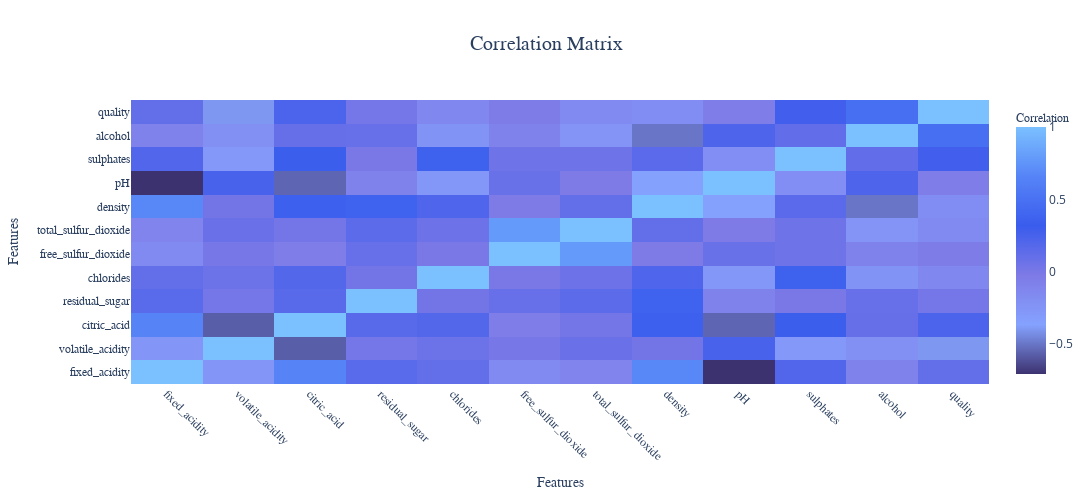

Notebook code cell kept with this figure:
### Code cell
plot_heatmap(corr_matrix, save_path="images/correlation_heatmap.png")

### Figure 1 — Plotly figure (JSON) as saved in the notebook; plotly's stock layout.template omitted (floating-point values rounded to 4 significant figures; data arrays with more than 128 entries replaced by an {"elided": "..."} marker saying what was removed)
{"data": [{"colorbar": {"title": {"font": {"family": "Arial, sans-serif", "size": 12}, "text": "Correlation"}}, "colorscale": [[0, "#3D3270"], [0.2, "#85A2FF"], [0.4, "#7E7AE6"], [0.6, "#3A5CED"], [0.8, "#5684F7"], [1, "#7BC0FF"]], "type": "heatmap", "x": ["fixed_acidity", "volatile_acidity", "citric_acid", "residual_sugar", "chlorides", "free_sulfur_dioxide", "total_sulfur_dioxide", "density", "pH", "sulphates", "alcohol", "quality"], "y": ["fixed_acidity", "volatile_acidity", "citric_acid", "residual_sugar", "chlorides", "free_sulfur_dioxide", "total_sulfur_dioxide", "density", "pH", "sulphates", "alcohol", "quality"], "z": {"elided": "12x12 float values"}}], "layout": {"height": 500, "margin": {"b": 100, "l": 100, "r": 100, "t": 100}, "title": {"font": {"family": "Arial, sans-serif", "size": 20}, "text": "Correlation Matrix", "x": 0.5, "xanchor": "center"}, "width": 1600, "xaxis": {"tickangle": 45, "tickfont": {"family": "Arial, sans-serif", "size": 12}, "title": {"font": {"family": "Arial, sans-serif", "size": 14}, "text": "Features"}}, "yaxis": {"tickfont": {"family": "Arial, sans-serif", "size": 12}, "title": {"font": {"family": "Arial, sans-serif", "size": 14}, "text": "Features"}}}}
